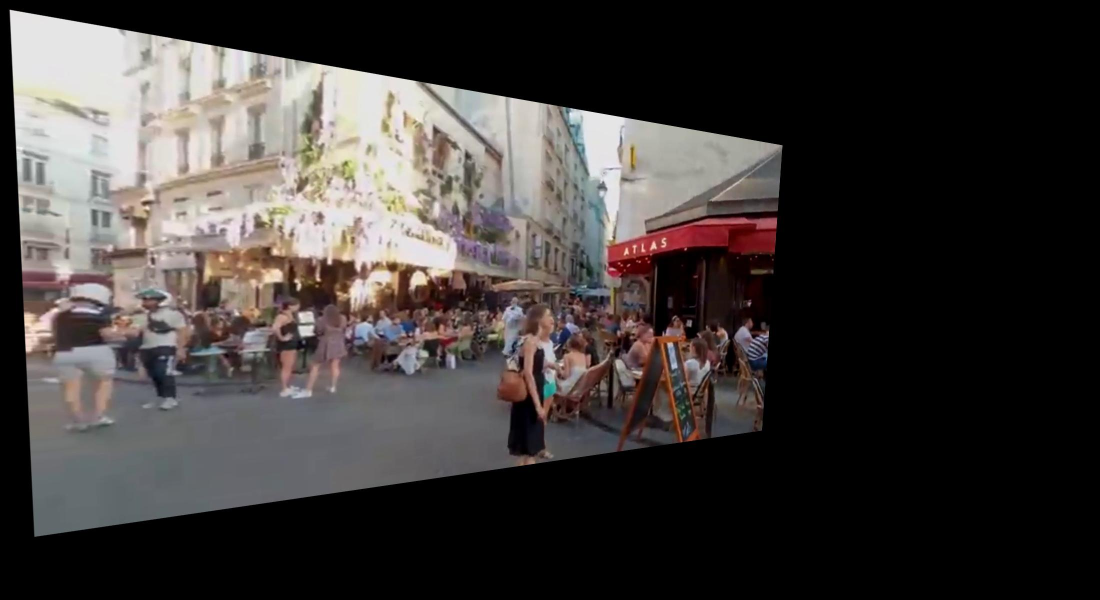
#> input picture HW5/q2_0.jpg, 2200 x 1200 px (shown at 1/2 size)
$ jupyter execute HW5-AmirhoseinYari-98109718-Q2.ipynb
#> lines starting #> are read from the running program, lines starting #| are printed output that depends on the picture; after the words box and inside, x2 and y2 are one past the last pixel; in counts of white or black regions, pixels touching at a corner belong together
### Importing Libraries

[cell 1]
import cv2
import numpy as np
import imageio as iio
from matplotlib import pyplot as plt

### Loding images

[cell 2]
left = iio.imread("q2_0.jpg")
#> left is the input picture: shape (1200, 2200, 3); mean R, G, B 63.4, 58.9, 57.3
right = iio.imread("q2_1.jpg")
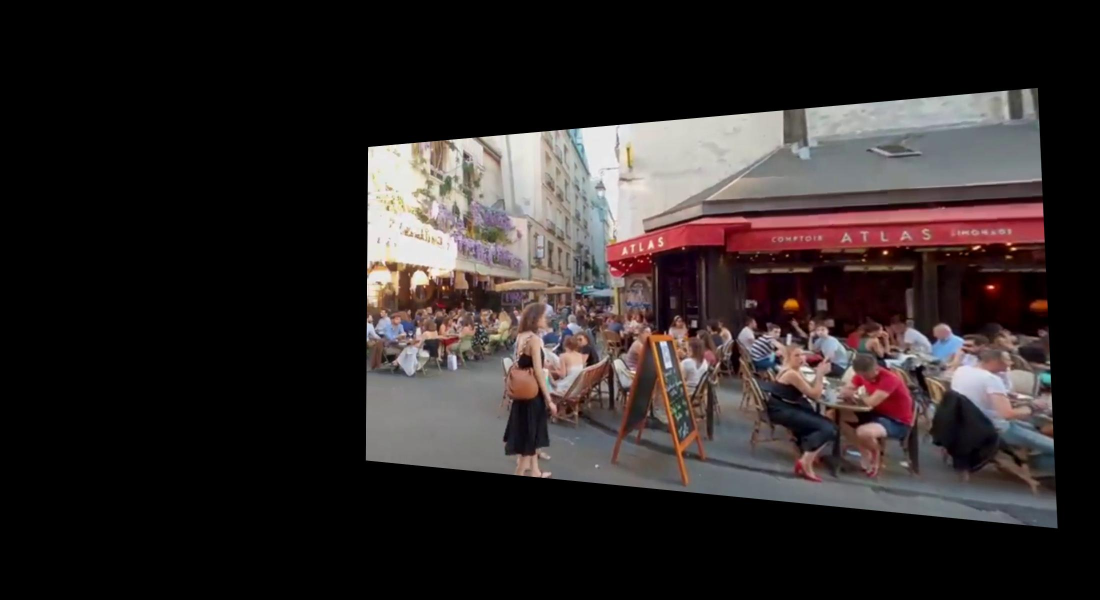
#> input picture HW5/q2_1.jpg, 2200 x 1200 px (shown at 1/2 size)
#> right is the input picture: shape (1200, 2200, 3); mean R, G, B 46.2, 39.7, 39.5
plt.figure(figsize=(20,10))
plt.subplot(121)
plt.imshow(left)
plt.subplot(122)
plt.imshow(right);

#### crop both images

[cell 3]
s = 695#755
l = 1590#1608
d = -15
#d = 0
left_croped = cv2.cvtColor(left[:,s:l], cv2.COLOR_BGR2GRAY).astype("float64")
right_croped =  cv2.cvtColor(right[:,s+d:l+d], cv2.COLOR_BGR2GRAY).astype("float64")
plt.figure(figsize=(8,10))
plt.subplot(121)
plt.imshow(left_croped.astype("uint8"),cmap="gray")
plt.subplot(122)
plt.imshow(right_croped.astype("uint8"),cmap="gray");

#### Calculation of overlap error

[cell 4]
diff = abs(left_croped - right_croped)**2
#diff = abs(left_croped - right_croped)
plt.figure(figsize=(10,10))
plt.imshow(diff,cmap="gray");

#### Minimum error boundary cut with dynamic programming

from :
https://courses.engr.illinois.edu/cs445/fa2019/lectures/Lecture%2007%20-%20Texture%20Synthesis%20-%20CP%20Fall%202019.pdf

[cell 5]
def get_min_border(img):
    m,n = img.shape
#> m = 1200; n = 895
    out = np.zeros((m,n)) # path itself
    costs = np.zeros((m,n),dtype=int) # cost till the node
    last = np.zeros((m,n)) # -1, 0, 1 upper node
    for i in range(m):
        for j in range(n):
            if(i>0):
                if (j==0):
                    costs[i,j] = img[i,j]+ min(costs[i-1,j],costs[i-1,j+1])
                elif (j==n-1):
                    costs[i,j] = img[i,j]+ min(costs[i-1,j],costs[i-1,j-1])
                else:
                    k = np.argmin(costs[i-1,j-1:j+2])
                    if j+k < n-1 and costs[i-1,j-1+k] == costs[i-1,j+k]:
                        k += 1 # not important, for keeping lines vertical
                    costs[i,j] = img[i,j]+costs[i-1,j-1+k]
                    last[i,j] = k-1
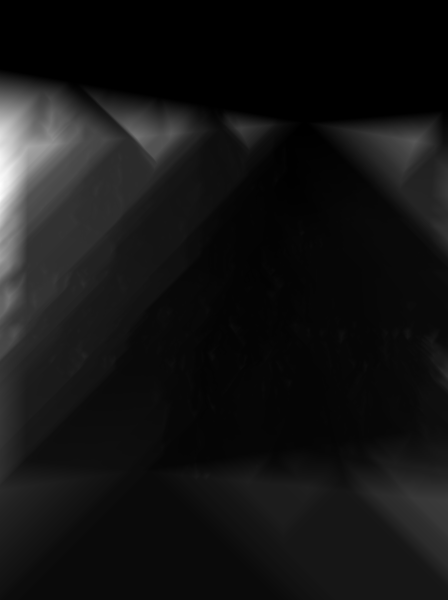
#> costs: shape (1200, 895) int64 (shown at 1/2 size); min 0, max 6273081, mean 498906.8; drawn with min black and max white
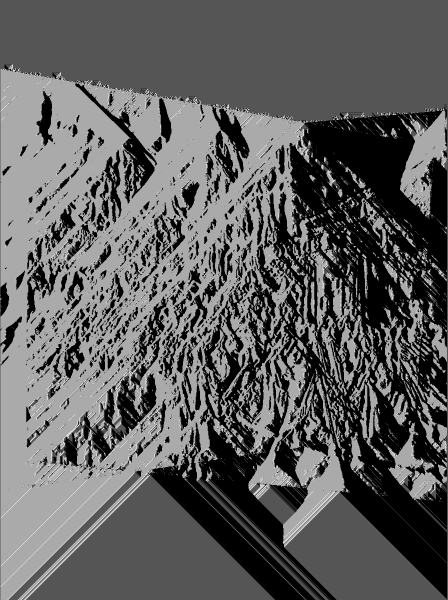
#> last: shape (1200, 895) float64 (shown at 1/2 size); min -1, max 2, mean 0.104; drawn with min black and max white
    l = np.argmin(costs[m-1,:])
#> l = 50
    out[m-1,l] = 1
    for i in range(2,m):
        k = last[m-i+1,l]
        l = int(l+k)
        out[m-i,l] = 1
#> this loop made 1198 passes
#> k on passes 1 to 3: 2, 1, 1
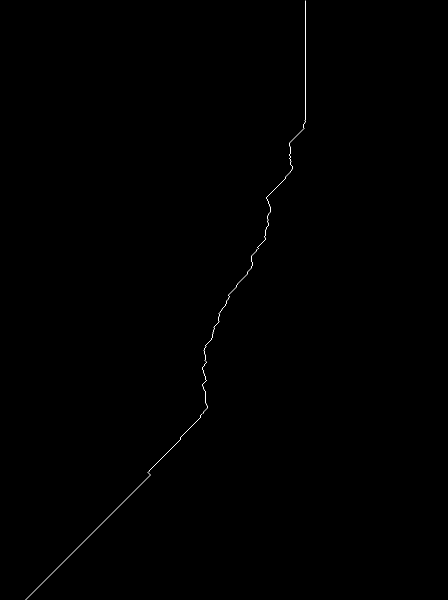
#> out: shape (1200, 895) float64 (shown at 1/2 size); values 0 (black) and 1 (white), 0.11% white in thin lines or dots, all inside (x1, y1, x2, y2) = (50, 1, 611, 1200)
    return out.astype("uint8")

[cell 6]
path = get_min_border(diff)
iio.imwrite("q2/path.png",255*path)

[cell 7]
mask = np.zeros(left.shape[:2])
for i in range(path.shape[0]):
    k = np.argmax(path[i,:])
    mask[i,:s+k] = 1
#> this loop made 1200 passes
#> k on passes 1 to 3: 0, 610, 610
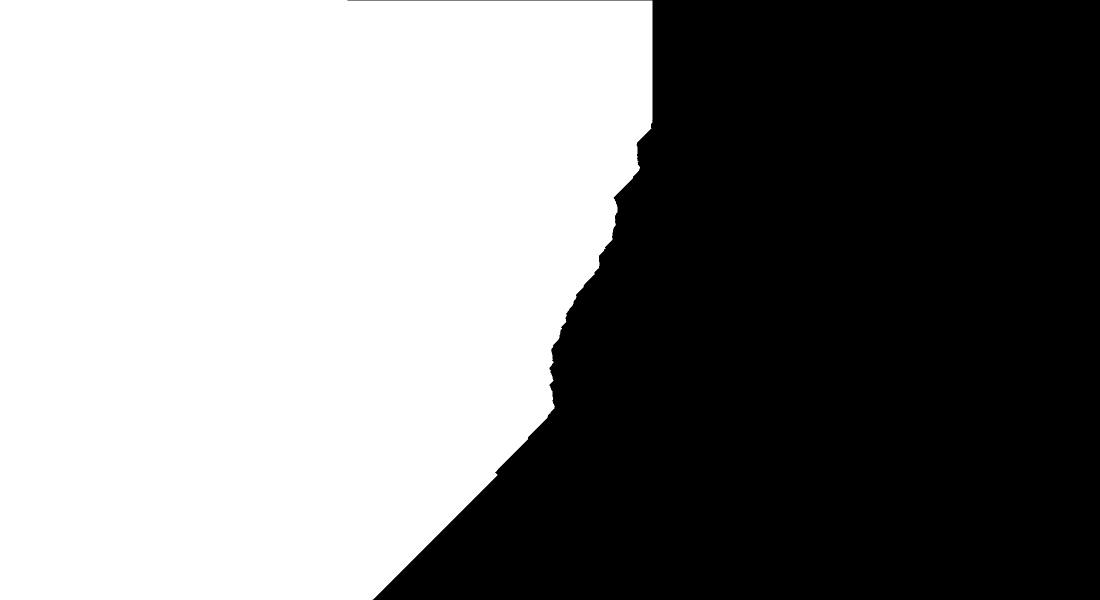
#> mask: shape (1200, 2200) float64 (shown at 1/2 size); values 0 (black) and 1 (white), 51.4% white; 1 black region, box (x1, y1, x2, y2) and area: (695, 0, 2200, 1200) 1284054
mask = np.dstack((mask,mask,mask)).astype("uint8")
iio.imwrite("q2/path_mask.png",255*mask)

#### Used images

[cell 8]
img1 = left*mask
img2 = right*(1-mask)

plt.figure(figsize=(20,10))
plt.subplot(121)
plt.imshow(img1.astype("uint8"))
plt.subplot(122)
plt.imshow((img2).astype("uint8"));

#### Simple addition without laplassian pyramids

[cell 9]
plt.figure(figsize=(20,10))
plt.imshow((img1+img2).astype("uint8"))
iio.imwrite("q2/res_just_adding.png",(img1+img2).astype("uint8"))

#### function for getting laplacian pyramid

which I didn't used here

[cell 10]
def get_laplacian_pyramid_layer(img, n): # not used
    currImg, i = img, 0
    while i < n: # and currImg.size > max_level
        down, up = new_empty_img(img.shape), new_empty_img(img.shape)
        down = cv2.pyrDown(img)
        up = cv2.pyrUp(down, dstsize=currImg.shape)
        lap = currImg - up
        currImg = down
        i += 1
    return lap

#function for scaling images between 0 to 255
def scale(img):
    return (img-np.min(img))/(np.max(img)-np.min(img))*255

### Laplacian Pyramids

[cell 11]
N = 4
# generate Gaussian pyramid for mask
G = mask.copy().astype("float64")
gpM = [G]
for i in range(N):
    G = cv2.pyrDown(G)
    gpM.append(G.astype("float64"))
#> G: shape (75, 138, 3) float64
#> after the loop, gpM = 5 items

# generate Gaussian pyramid for left
G = left.copy().astype("float64")
#> G: shape (1200, 2200, 3) float64
gpL = [G]
for i in range(N):
    G = cv2.pyrDown(G)
    gpL.append(G.astype("float64"))
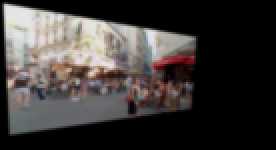
#> G: shape (75, 138, 3) float64 (shown 2 times larger); mean R, G, B 63.1, 58.7, 57.1
#> after the loop, gpL = 5 items

# generate Gaussian pyramid for right
G = right.copy().astype("float64")
#> G: shape (1200, 2200, 3) float64
gpR = [G]
for i in range(N):
    G = cv2.pyrDown(G)
    gpR.append(G.astype("float64"))
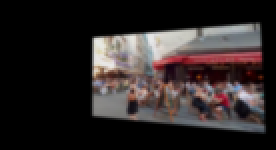
#> G: shape (75, 138, 3) float64 (shown 2 times larger); mean R, G, B 46, 39.6, 39.3
#> after the loop, gpR = 5 items

# generate Laplacian Pyramid for left
lpL = [gpL[N-1]]
for i in range(N-1,0,-1):
    GE = cv2.pyrUp(gpL[i]).astype("float64")
    L = cv2.subtract(gpL[i-1],GE)
    lpL.append(L.astype("float64"))
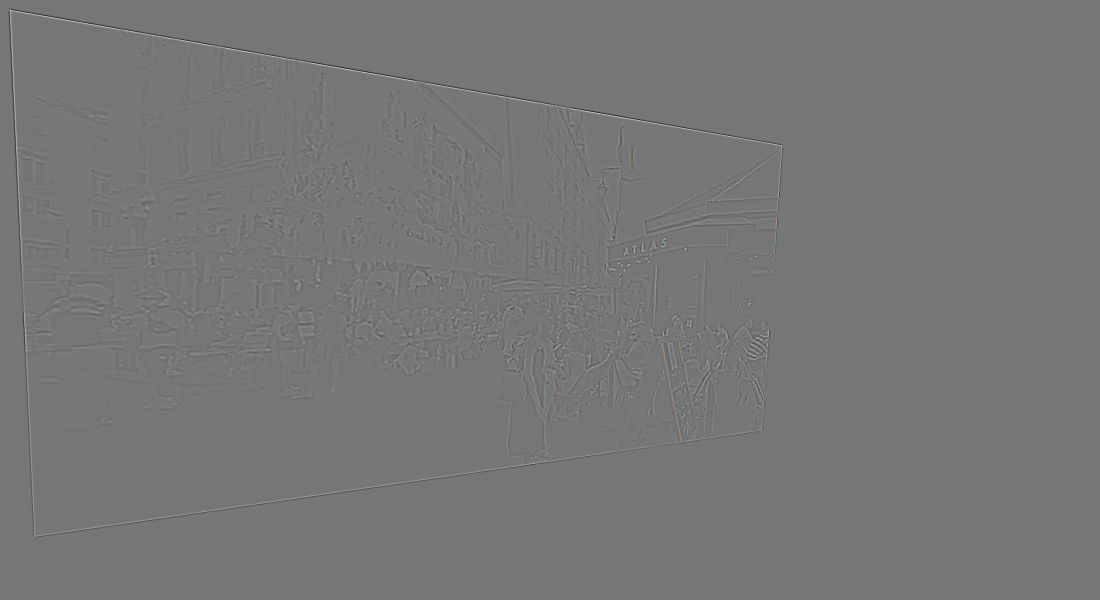
#> L: shape (1200, 2200, 3) float64 (shown at 1/2 size); mean of channels 0, 1, 2 0, 0, 0; drawn with min black and max white
#> after the loop, lpL = 4 items

# generate Laplacian Pyramid for right
lpR = [gpR[N-1]]
for i in range(N-1,0,-1):
    GE = cv2.pyrUp(gpR[i]).astype("float64")
    L = cv2.subtract(gpR[i-1],GE)
    lpR.append(L.astype("float64"))
#> after the loop, lpR = 4 items

plt.figure(figsize=(19,8))
for i in range(N):
    plt.subplot(3,N,i+1)
    plt.imshow(scale(lpL[i]).astype("uint8"))
    plt.subplot(3,N,N*(1)+i+1)
    plt.imshow(scale(lpR[i]).astype("uint8"))
    plt.subplot(3,N,N*(2)+i+1)
    plt.imshow((255*gpM[N-i-1]).astype("uint8"))
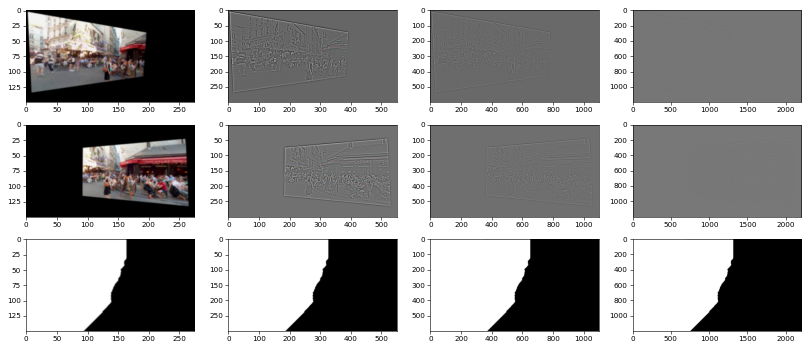
#> figure drawn by matplotlib, 12 panels

[cell 12]
# Now add left and right of images in each level
LS = []
for i in range(N):
    ls = lpL[i]*gpM[N-i-1] + lpR[i]*(1-gpM[N-i-1])
    LS.append(ls.astype("float64"))
#> this loop made 4 passes
#> pass 3, `ls = lpL[i]*gpM[N-i-1] + lpR[i]*(1-gpM[N-i-1])`:
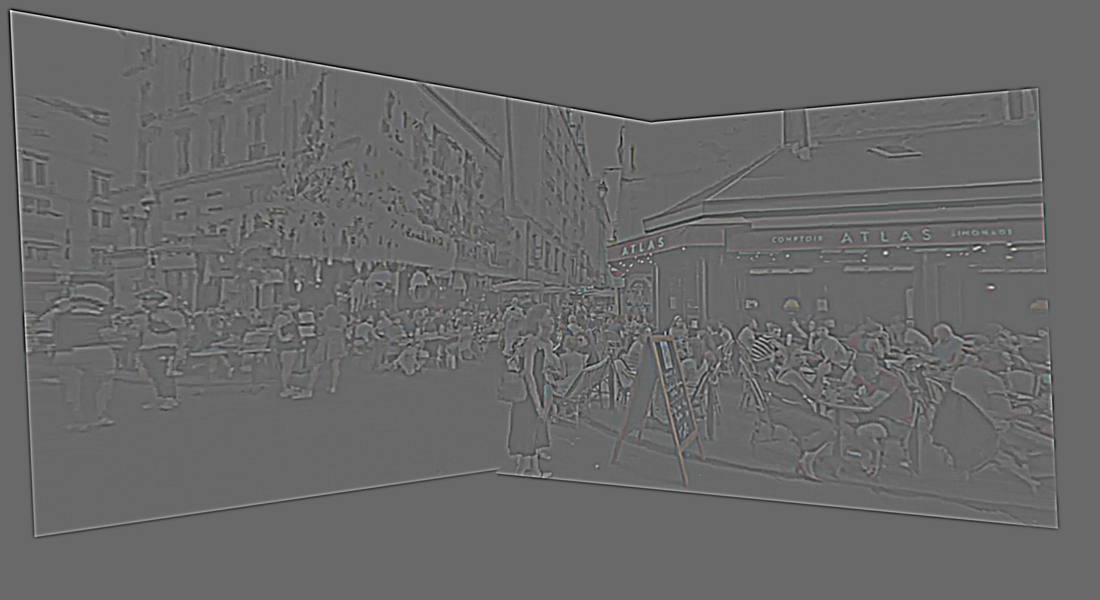
#> ls: shape (600, 1100, 3) float64; mean of channels 0, 1, 2 0, 0, 0; drawn with min black and max white
#> after the loop, LS = 4 items

# now reconstruct
ls_ = LS[0].astype("float64")
for i in range(1,N):
    ls_ = cv2.pyrUp(ls_).astype("float64")
    ls_ = cv2.add(ls_, LS[i])

final = ls_.copy()
final[ls_<0] = 0 #removing the negetive values

plt.figure(figsize=(18,15))
plt.imshow(final.astype("uint8"))
iio.imwrite("q2/res_q2.jpg",final.astype("uint8"))
